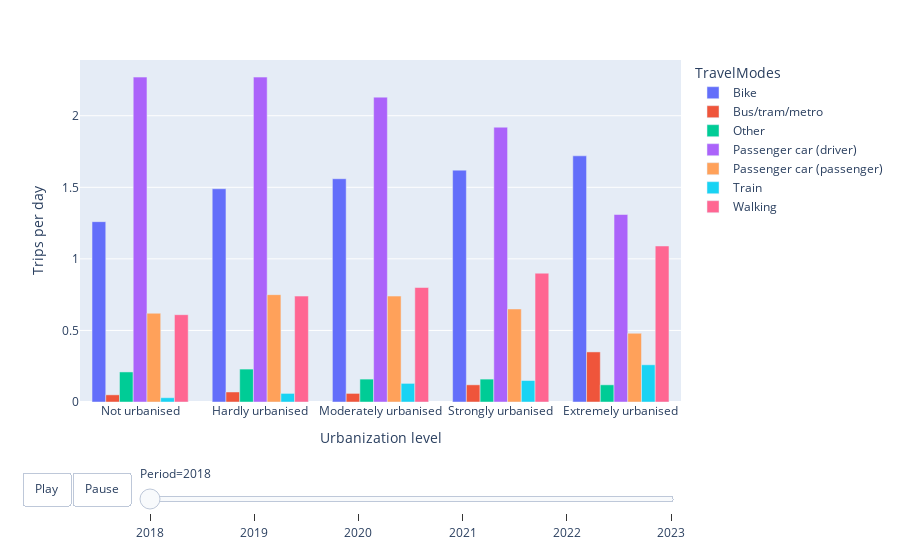

The notebook cell saved with this chart:
### Code cell
barplotanimation(datanototal, 'Trips_Per_Day', urbanization_order, 'Trips per day')

### Figure 1 — Plotly figure (JSON) as saved in the notebook; plotly's stock layout.template omitted (floating-point values rounded to 4 significant figures)
{"data": [{"alignmentgroup": "True", "hovertemplate": "TravelModes=Bike<br>Period=2018<br>Urbanization level=%{x}<br>Trips per day=%{y}<extra></extra>", "legendgroup": "Bike", "marker": {"color": "#636efa", "pattern": {"shape": ""}}, "name": "Bike", "offsetgroup": "Bike", "orientation": "v", "showlegend": true, "textposition": "auto", "type": "bar", "x": ["Extremely urbanised", "Hardly urbanised", "Moderately urbanised", "Not urbanised", "Strongly urbanised"], "xaxis": "x", "y": [1.72, 1.49, 1.56, 1.26, 1.62], "yaxis": "y"}, {"alignmentgroup": "True", "hovertemplate": "TravelModes=Bus/tram/metro<br>Period=2018<br>Urbanization level=%{x}<br>Trips per day=%{y}<extra></extra>", "legendgroup": "Bus/tram/metro", "marker": {"color": "#EF553B", "pattern": {"shape": ""}}, "name": "Bus/tram/metro", "offsetgroup": "Bus/tram/metro", "orientation": "v", "showlegend": true, "textposition": "auto", "type": "bar", "x": ["Extremely urbanised", "Hardly urbanised", "Moderately urbanised", "Not urbanised", "Strongly urbanised"], "xaxis": "x", "y": [0.35, 0.07, 0.06, 0.05, 0.12], "yaxis": "y"}, {"alignmentgroup": "True", "hovertemplate": "TravelModes=Other<br>Period=2018<br>Urbanization level=%{x}<br>Trips per day=%{y}<extra></extra>", "legendgroup": "Other", "marker": {"color": "#00cc96", "pattern": {"shape": ""}}, "name": "Other", "offsetgroup": "Other", "orientation": "v", "showlegend": true, "textposition": "auto", "type": "bar", "x": ["Extremely urbanised", "Hardly urbanised", "Moderately urbanised", "Not urbanised", "Strongly urbanised"], "xaxis": "x", "y": [0.12, 0.23, 0.16, 0.21, 0.16], "yaxis": "y"}, {"alignmentgroup": "True", "hovertemplate": "TravelModes=Passenger car (driver)<br>Period=2018<br>Urbanization level=%{x}<br>Trips per day=%{y}<extra></extra>", "legendgroup": "Passenger car (driver)", "marker": {"color": "#ab63fa", "pattern": {"shape": ""}}, "name": "Passenger car (driver)", "offsetgroup": "Passenger car (driver)", "orientation": "v", "showlegend": true, "textposition": "auto", "type": "bar", "x": ["Extremely urbanised", "Hardly urbanised", "Moderately urbanised", "Not urbanised", "Strongly urbanised"], "xaxis": "x", "y": [1.31, 2.27, 2.13, 2.27, 1.92], "yaxis": "y"}, {"alignmentgroup": "True", "hovertemplate": "TravelModes=Passenger car (passenger)<br>Period=2018<br>Urbanization level=%{x}<br>Trips per day=%{y}<extra></extra>", "legendgroup": "Passenger car (passenger)", "marker": {"color": "#FFA15A", "pattern": {"shape": ""}}, "name": "Passenger car (passenger)", "offsetgroup": "Passenger car (passenger)", "orientation": "v", "showlegend": true, "textposition": "auto", "type": "bar", "x": ["Extremely urbanised", "Hardly urbanised", "Moderately urbanised", "Not urbanised", "Strongly urbanised"], "xaxis": "x", "y": [0.48, 0.75, 0.74, 0.62, 0.65], "yaxis": "y"}, {"alignmentgroup": "True", "hovertemplate": "TravelModes=Train<br>Period=2018<br>Urbanization level=%{x}<br>Trips per day=%{y}<extra></extra>", "legendgroup": "Train", "marker": {"color": "#19d3f3", "pattern": {"shape": ""}}, "name": "Train", "offsetgroup": "Train", "orientation": "v", "showlegend": true, "textposition": "auto", "type": "bar", "x": ["Extremely urbanised", "Hardly urbanised", "Moderately urbanised", "Not urbanised", "Strongly urbanised"], "xaxis": "x", "y": [0.26, 0.06, 0.13, 0.03, 0.15], "yaxis": "y"}, {"alignmentgroup": "True", "hovertemplate": "TravelModes=Walking<br>Period=2018<br>Urbanization level=%{x}<br>Trips per day=%{y}<extra></extra>", "legendgroup": "Walking", "marker": {"color": "#FF6692", "pattern": {"shape": ""}}, "name": "Walking", "offsetgroup": "Walking", "orientation": "v", "showlegend": true, "textposition": "auto", "type": "bar", "x": ["Extremely urbanised", "Hardly urbanised", "Moderately urbanised", "Not urbanised", "Strongly urbanised"], "xaxis": "x", "y": [1.09, 0.74, 0.8, 0.61, 0.9], "yaxis": "y"}], "layout": {"barmode": "group", "legend": {"title": {"text": "TravelModes"}, "tracegroupgap": 0}, "margin": {"t": 60}, "sliders": [{"active": 0, "currentvalue": {"prefix": "Period="}, "len": 0.9, "pad": {"b": 10, "t": 60}, "steps": [{"args": [["2018"], {"frame": {"duration": 0, "redraw": true}, "fromcurrent": true, "mode": "immediate", "transition": {"duration": 0, "easing": "linear"}}], "label": "2018", "method": "animate"}, {"args": [["2019"], {"frame": {"duration": 0, "redraw": true}, "fromcurrent": true, "mode": "immediate", "transition": {"duration": 0, "easing": "linear"}}], "label": "2019", "method": "animate"}, {"args": [["2020"], {"frame": {"duration": 0, "redraw": true}, "fromcurrent": true, "mode": "immediate", "transition": {"duration": 0, "easing": "linear"}}], "label": "2020", "method": "animate"}, {"args": [["2021"], {"frame": {"duration": 0, "redraw": true}, "fromcurrent": true, "mode": "immediate", "transition": {"duration": 0, "easing": "linear"}}], "label": "2021", "method": "animate"}, {"args": [["2022"], {"frame": {"duration": 0, "redraw": true}, "fromcurrent": true, "mode": "immediate", "transition": {"duration": 0, "easing": "linear"}}], "label": "2022", "method": "animate"}, {"args": [["2023"], {"frame": {"duration": 0, "redraw": true}, "fromcurrent": true, "mode": "immediate", "transition": {"duration": 0, "easing": "linear"}}], "label": "2023", "method": "animate"}], "x": 0.1, "xanchor": "left", "y": 0, "yanchor": "top"}], "updatemenus": [{"buttons": [{"args": [null, {"frame": {"duration": 2000, "redraw": true}, "fromcurrent": true, "transition": {"duration": 1000}}], "label": "Play", "method": "animate"}, {"args": [[null], {"frame": {"duration": 0, "redraw": false}, "mode": "immediate", "transition": {"duration": 0}}], "label": "Pause", "method": "animate"}], "direction": "left", "pad": {"r": 10, "t": 70}, "showactive": false, "type": "buttons", "x": 0.1, "xanchor": "right", "y": 0, "yanchor": "top"}], "xaxis": {"anchor": "y", "categoryarray": ["Not urbanised", "Hardly urbanised", "Moderately urbanised", "Strongly urbanised", "Extremely urbanised"], "categoryorder": "array", "domain": [0, 1], "title": {"text": "Urbanization level"}}, "yaxis": {"anchor": "x", "domain": [0, 1], "title": {"text": "Trips per day"}}}}
